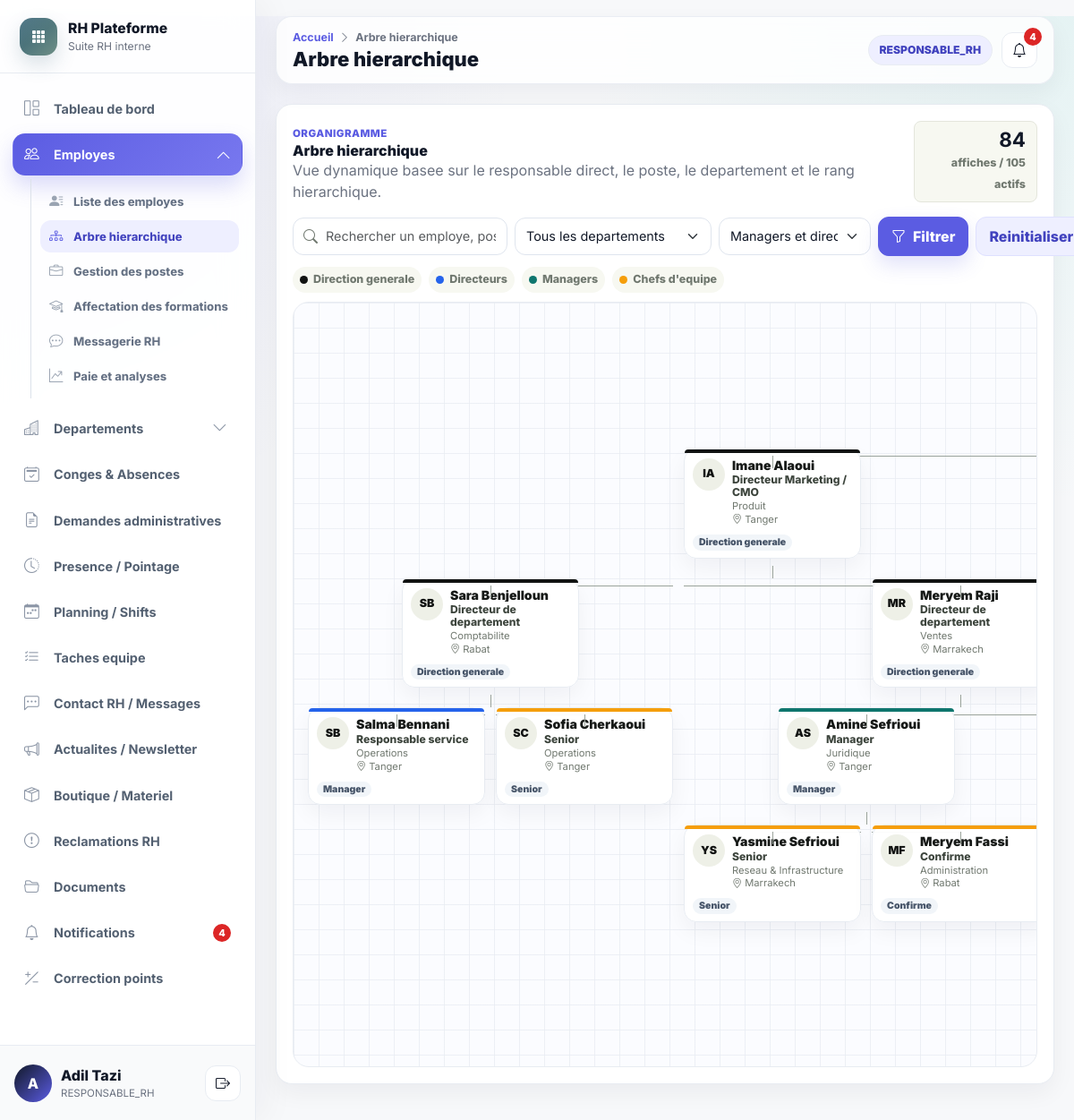
The app's page /employes/arbre (signed in) with its own data.
### accounts/models.py (models this page shows, shortened)
class UtilisateurProfile(models.Model):
    user = models.OneToOneField(settings.AUTH_USER_MODEL, on_delete=models.CASCADE, related_name="profile")
    role = models.CharField(max_length=40, choices=Role.choices)
    actif = models.BooleanField(default=True)
    employe = models.OneToOneField(
        "hr.Employe",
        on_delete=models.SET_NULL,
        null=True,
        blank=True,
        related_name="utilisateur_profile",
    )
    class Meta:
        verbose_name = "Utilisateur"
        verbose_name_plural = "Utilisateurs"

### hr/models.py (models this page shows, shortened)
class Employe(models.Model):
    matricule = models.CharField(max_length=100, unique=True)
    nom = models.CharField(max_length=255)
    prenom = models.CharField(max_length=255)
    email = models.EmailField()
    telephone = models.CharField(max_length=80, blank=True)
    date_naissance = models.DateField(null=True, blank=True)
    date_embauche = models.DateField()
    adresse = models.TextField(blank=True)
    photo = models.ImageField(upload_to="uploads/photos/", null=True, blank=True)
    departement = models.ForeignKey(Departement, on_delete=models.SET_NULL, null=True, blank=True, related_name="employes")
    service = models.ForeignKey(Service, on_delete=models.SET_NULL, null=True, blank=True, related_name="employes")
    poste = models.ForeignKey(Poste, on_delete=models.SET_NULL, null=True, blank=True, related_name="employes")
    responsable = models.ForeignKey("self", on_delete=models.SET_NULL, null=True, blank=True, related_name="collaborateurs")
    localisation = models.CharField(max_length=255, blank=True, default="Casablanca")
    actif = models.BooleanField(default=True)
    created_at = models.DateTimeField(auto_now_add=True)
    updated_at = models.DateTimeField(auto_now=True)
    class Meta:
        ordering = ["nom", "prenom"]
    @property
    def nom_complet(self):
        return f"{self.prenom or ''} {self.nom or ''}".strip()

class Poste(models.Model):
    libelle = models.CharField(max_length=255)
    description = models.TextField(blank=True)
    niveau = models.CharField(max_length=255, blank=True)
    rang_hierarchique = models.PositiveSmallIntegerField(default=50)
    est_direction = models.BooleanField(default=False)
    est_manager = models.BooleanField(default=False)
    created_at = models.DateTimeField(auto_now_add=True)
    updated_at = models.DateTimeField(auto_now=True)
    class Meta:
        ordering = ["libelle"]
    def __str__(self):
        return self.libelle

class Departement(models.Model):
    libelle = models.CharField(max_length=255)
    description = models.TextField(blank=True)
    created_at = models.DateTimeField(auto_now_add=True)
    updated_at = models.DateTimeField(auto_now=True)
    class Meta:
        ordering = ["libelle"]
    def __str__(self):
        return self.libelle

### hr/views.py (the view)
# urls.py: path("employes/arbre", views.hierarchy_tree, name="hierarchy_tree"),
@login_required
def hierarchy_tree(request):
    departement_id = request.GET.get("departement") or None
    search = request.GET.get("search", "").strip()
    show_all = request.GET.get("afficher") == "tous"
    tree = build_hierarchy_tree(departement_id=departement_id, search=search, show_all=show_all)
    return render(
        request,
        "employes/hierarchy.html",
        {
            "page_title": "Arbre hierarchique",
            "tree": tree,
            "departements": Departement.objects.all(),
            "departement_filtre": departement_id,
            "search": search,
            "show_all": show_all,
        },
    )

### hr/services.py (called while the page is built)
def hierarchy_level_for(employe):
    rank = employe.poste.rang_hierarchique if employe.poste else 99
    label = employe.poste.niveau if employe.poste and employe.poste.niveau else "Collaborateur"
    if employe.poste and employe.poste.est_direction or rank <= 5:
        return "direction", "Direction generale"
    if rank <= 30:
        return "directeur", label or "Direction"
    if employe.poste and employe.poste.est_manager or rank <= 55:
        return "manager", label or "Manager"
    if rank <= 70:
        return "lead", label or "Chef d'equipe"
    return "standard", label

### templates/employes/hierarchy.html (shortened to what this page needs)
{% extends "base.html" %}
{% block content %}
<section class="org-chart-page">
    <div class="panel org-chart-shell">
        <div class="panel-header org-chart-header">
            <div>
                <span class="eyebrow">Organigramme</span>
                <h3>Arbre hierarchique</h3>
                <p class="text-soft mb-0">Vue dynamique basee sur le responsable direct, le poste, le departement et le rang hierarchique.</p>
            </div>
            <div class="org-chart-stats">
                <strong>{{ tree.visible_count }}</strong>
                <span>affiches / {{ tree.total_count }} actifs</span>
            </div>
        </div>
        <form class="org-chart-toolbar" method="get">
            <div class="toolbar-field">
                <i class="bi bi-search"></i>
                <input name="search" value="{{ search }}" class="form-control" placeholder="Rechercher un employe, poste ou matricule">
            </div>
            <select name="departement" class="form-select">
                <option value="">Tous les departements</option>
            </select>
            <select name="afficher" class="form-select">
                <option value="managers" {% if not show_all %}selected{% endif %}>Managers et direction</option>
            </select>
            <button class="btn btn-accent"><i class="bi bi-funnel"></i> Filtrer</button>
            <a href="{% url 'hierarchy_tree' %}" class="btn btn-outline-secondary">Reinitialiser</a>
        </form>
        <div class="org-legend">
            <span><i class="legend-dot legend-direction"></i>Direction generale</span>
            <span><i class="legend-dot legend-directeur"></i>Directeurs</span>
            <span><i class="legend-dot legend-manager"></i>Managers</span>
            <span><i class="legend-dot legend-lead"></i>Chefs d'equipe</span>
        </div>
        <div class="org-chart-container">
            <div class="org-chart">
                <div class="org-level">
                    {% for node in tree.roots %}
                        {% include "employes/tree_node.html" with node=node %}
                    {% empty %}
                        <div class="empty-state">Aucun employe actif ne correspond aux filtres.</div>
                    {% endfor %}
                </div>
            </div>
        </div>
    </div>
</section>
{% endblock %}

### templates/base.html (shortened to what this page needs)
{% load static message_tags %}
<!DOCTYPE html>
<html lang="fr">
<head>
    <link href="https://cdn.jsdelivr.net/npm/bootstrap@5.3.3/dist/css/bootstrap.min.css" rel="stylesheet">
    <link href="https://cdn.jsdelivr.net/npm/bootstrap-icons@1.11.3/font/bootstrap-icons.css" rel="stylesheet">
    <link rel="stylesheet" href="{% static 'css/main.css' %}?v=premium-rh-saas-1">
</head>
<body class="app-body">
<div class="app-shell">
    <aside id="sidebar" class="app-sidebar">
        <div class="sidebar-brand">
            <div class="brand-mark"><i class="bi bi-grid-3x3-gap-fill"></i></div>
            <div class="brand-copy">
                <div class="brand-title">RH Plateforme</div>
                <div class="brand-subtitle">Suite RH interne</div>
            </div>
        </div>
        <nav class="sidebar-nav" aria-label="Navigation principale">
            <a href="{% url 'dashboard' %}" class="sidebar-item nav-link" data-route="/dashboard"><i class="bi bi-grid-1x2"></i><span>Tableau de bord</span></a>
            <div class="sidebar-group" data-group-route="/employes">
                <button class="sidebar-item sidebar-parent nav-link {% if nav_module == 'employes' %}active{% endif %}" type="button" data-bs-toggle="collapse" data-bs-target="#menuEmployes" aria-expanded="{% if nav_module == 'employes' %}true{% else %}false{% endif %}">
                    <i class="bi bi-people"></i><span>Employes</span><i class="bi bi-chevron-down ms-auto"></i>
                </button>
                <div class="collapse sidebar-submenu {% if nav_module == 'employes' %}show{% endif %}" id="menuEmployes">
                    <a href="{% url 'employes_list' %}" class="sidebar-subitem {% if nav_item == 'employes_list' %}active{% endif %}" data-route="/employes"><i class="bi bi-person-lines-fill"></i><span>Liste des employes</span></a>
                    <a href="{% url 'hierarchy_tree' %}" class="sidebar-subitem {% if nav_item == 'hierarchy_tree' %}active{% endif %}" data-route="/employes/arbre"><i class="bi bi-diagram-3"></i><span>Arbre hierarchique</span></a>
                    {% if utilisateur_connecte.role == "ADMIN" or utilisateur_connecte.role == "RESPONSABLE_RH" %}
                        <a href="{% url 'position_management' %}" class="sidebar-subitem {% if nav_item == 'position_management' %}active{% endif %}" data-route="/employes/postes"><i class="bi bi-briefcase"></i><span>Gestion des postes</span></a>
                        <a href="{% url 'formations_admin' %}" class="sidebar-subitem {% if nav_item == 'formations_admin' %}active{% endif %}" data-route="/employes/formations"><i class="bi bi-mortarboard"></i><span>Affectation des formations</span></a>
                        <a href="{% url 'rh_messages' %}" class="sidebar-subitem" data-route="/messages-rh"><i class="bi bi-chat-dots"></i><span>Messagerie RH</span></a>
                        <a href="{% url 'payroll_analytics' %}" class="sidebar-subitem {% if nav_item == 'payroll_analytics' %}active{% endif %}" data-route="/employes/paie"><i class="bi bi-graph-up-arrow"></i><span>Paie et analyses</span></a>
                    {% else %}
                        <a href="{% url 'my_trainings' %}" class="sidebar-subitem {% if nav_item == 'my_trainings' %}active{% endif %}" data-route="/formations"><i class="bi bi-mortarboard"></i><span>Mes formations</span></a>
                    {% endif %}
                </div>
            </div>
            {% if utilisateur_connecte.role == "ADMIN" or utilisateur_connecte.role == "RESPONSABLE_RH" %}
                <div class="sidebar-group" data-group-route="/departements">
                    <button class="sidebar-item sidebar-parent nav-link {% if nav_module == 'departements' %}active{% endif %}" type="button" data-bs-toggle="collapse" data-bs-target="#menuDepartements" aria-expanded="{% if nav_module == 'departements' %}true{% else %}false{% endif %}">
                        <i class="bi bi-buildings"></i><span>Departements</span><i class="bi bi-chevron-down ms-auto"></i>
                    </button>
                </div>
            {% endif %}
            <a href="{% url 'conges_list' %}" class="sidebar-item nav-link" data-route="/conges"><i class="bi bi-calendar2-check"></i><span>Conges & Absences</span></a>
            <a href="{% url 'demandes_list' %}" class="sidebar-item nav-link" data-route="/demandes"><i class="bi bi-file-earmark-text"></i><span>Demandes administratives</span></a>
            <a href="{% url 'attendance' %}" class="sidebar-item nav-link" data-route="/pointage"><i class="bi bi-clock-history"></i><span>Presence / Pointage</span></a>
            <a href="{% url 'planning' %}" class="sidebar-item nav-link" data-route="/planning"><i class="bi bi-calendar-week"></i><span>Planning / Shifts</span></a>
            <a href="{% url 'team_tasks' %}" class="sidebar-item nav-link" data-route="/taches"><i class="bi bi-list-check"></i><span>Taches equipe</span></a>
            <a href="{% url 'rh_messages' %}" class="sidebar-item nav-link" data-route="/messages-rh"><i class="bi bi-chat-left-dots"></i><span>Contact RH / Messages</span></a>
            <a href="{% url 'news_list' %}" class="sidebar-item nav-link" data-route="/actualites"><i class="bi bi-megaphone"></i><span>Actualites / Newsletter</span></a>
            <a href="{% url 'shop' %}" class="sidebar-item nav-link" data-route="/boutique"><i class="bi bi-box-seam"></i><span>Boutique / Materiel</span></a>
            <a href="{% url 'reclamations' %}" class="sidebar-item nav-link" data-route="/reclamations"><i class="bi bi-exclamation-circle"></i><span>Reclamations RH</span></a>
            <a href="{% url 'documents_list' %}" class="sidebar-item nav-link" data-route="/documents"><i class="bi bi-folder2-open"></i><span>Documents</span></a>
            <a href="{% url 'notifications_list' %}" class="sidebar-item nav-link nav-link-with-badge" data-route="/notifications">
                <i class="bi bi-bell"></i><span>Notifications</span>
                {% if notifications_non_lues > 0 %}<span class="nav-badge">{{ notifications_non_lues }}</span>{% endif %}
            </a>
            {% if utilisateur_connecte.role == "ADMIN" or utilisateur_connecte.role == "RESPONSABLE_RH" %}
                <a href="{% url 'manual_points' %}" class="sidebar-item nav-link" data-route="/points"><i class="bi bi-plus-slash-minus"></i><span>Correction points</span></a>
            {% endif %}
        </nav>
        <div class="sidebar-user">
            <div class="user-avatar"><span>{{ utilisateur_connecte.employe.prenom|first|default:"U" }}</span></div>
            <div class="user-meta">
                <div class="user-name">{{ utilisateur_connecte.employe.nom_complet|default:"Utilisateur" }}</div>
                <div class="user-role">{{ utilisateur_connecte.role|default:"Session" }}</div>
            </div>
            <form action="{% url 'logout' %}" method="post" class="ms-auto">
                <button type="submit" class="btn btn-rh-icon" title="Se deconnecter"><i class="bi bi-box-arrow-right"></i></button>
            </form>
        </div>
    </aside>
    <main id="main-content" class="app-main">
        <nav class="app-topbar">
            <div class="page-header">
                <div class="breadcrumb-line">
                    <a href="{% url 'dashboard' %}">Accueil</a>
                    <i class="bi bi-chevron-right"></i>
                    <span>{{ page_title|default:"Page" }}</span>
                </div>
                <h1 class="page-title">{{ page_title|default:"Page" }}</h1>
            </div>
            <div class="topbar-actions">
                <span class="role-pill">{{ utilisateur_connecte.role|default:"Utilisateur" }}</span>
                <a href="{% url 'notifications_list' %}" class="btn btn-rh-icon position-relative" title="Notifications">
                    <i class="bi bi-bell"></i>
                    {% if notifications_non_lues > 0 %}<span class="topbar-badge">{{ notifications_non_lues }}</span>{% endif %}
                </a>
            </div>
        </nav>
        <div class="app-content">
            {% block content %}{% endblock %}
        </div>
    </main>
</div>
</body>
</html>

### templates/employes/tree_node.html
<div class="org-node">
    <article class="org-card org-card--{{ node.level_class }}" title="{{ node.employee.nom_complet }} - {{ node.employee.poste|default:'Poste non defini' }}">
        <div class="org-card-accent"></div>
        {% if node.employee.photo %}
            <img class="org-avatar-img" src="{{ node.employee.photo.url }}" alt="{{ node.employee.nom_complet }}">
        {% else %}
            <div class="org-avatar">{{ node.employee.prenom|first }}{{ node.employee.nom|first }}</div>
        {% endif %}
        <div class="org-card-body">
            <strong class="org-name">{{ node.employee.nom_complet }}</strong>
            <span class="org-position">{{ node.employee.poste|default:"Poste non defini" }}</span>
            <span class="org-department">{{ node.employee.departement|default:"Departement non defini" }}</span>
            <span class="org-meta"><i class="bi bi-geo-alt"></i>{{ node.employee.localisation|default:"Site non defini" }}</span>
        </div>
        <span class="org-badge">{{ node.level_label }}</span>
    </article>
    {% if node.children %}
        <div class="org-children">
            {% for child in node.children %}
                {% include "employes/tree_node.html" with node=child %}
            {% endfor %}
        </div>
    {% endif %}
</div>

### records on screen
UtilisateurProfile: employe.prenom|first "A", employe.nom_complet "Adil Tazi", role "RESPONSABLE_RH"
Employe: employee.prenom|first "I", employee.nom|first "A", employee.nom_complet "Imane Alaoui", employee.poste "Directeur Marketing / CMO", employee.departement "Produit", employee.localisation "Tanger", level_label "Direction generale"
Employe: employee.prenom|first "S", employee.nom|first "B", employee.nom_complet "Sara Benjelloun", employee.poste "Directeur de departement", employee.departement "Comptabilite", employee.localisation "Rabat", level_label "Direction generale"
Employe: employee.prenom|first "S", employee.nom|first "B", employee.nom_complet "Salma Bennani", employee.poste "Responsable service", employee.departement "Operations", employee.localisation "Tanger"
Poste: level_label "Manager"
Employe: employee.prenom|first "S", employee.nom|first "C", employee.nom_complet "Sofia Cherkaoui", employee.poste "Senior", employee.departement "Operations", employee.localisation "Tanger"
Poste: level_label "Senior"
Employe: employee.prenom|first "M", employee.nom|first "R", employee.nom_complet "Meryem Raji", employee.poste "Directeur de departement", employee.departement "Ventes", employee.localisation "Marrakech", level_label "Direction generale"
Employe: employee.prenom|first "A", employee.nom|first "S", employee.nom_complet "Amine Sefrioui", employee.poste "Manager", employee.departement "Juridique", employee.localisation "Tanger"
Poste: level_label "Manager"
Employe: employee.prenom|first "Y", employee.nom|first "S", employee.nom_complet "Yasmine Sefrioui", employee.poste "Senior", employee.departement "Reseau & Infrastructure", employee.localisation "Marrakech"
Employe: employee.prenom|first "M", employee.nom|first "F", employee.nom_complet "Meryem Fassi", employee.poste "Confirme", employee.departement "Administration", employee.localisation "Rabat"
Poste: level_label "Confirme"

### other values on screen
{{ notifications_non_lues }} "4"
{{ page_title|default:"Page" }} "Arbre hierarchique"
{{ tree.visible_count }} "84"
{{ tree.total_count }} "105"
